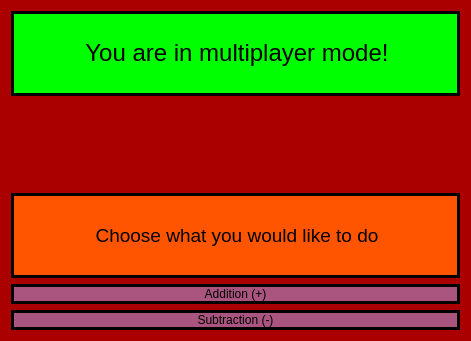
<?xml version="1.0" encoding="UTF-8"?>
<ui version="4.0">
 <class>g1_multichoose</class>
 <widget class="QDialog" name="g1_multichoose">
  <property name="geometry">
   <rect>
    <x>0</x>
    <y>0</y>
    <width>471</width>
    <height>341</height>
   </rect>
  </property>
  <property name="windowTitle">
   <string>Dialog</string>
  </property>
  <property name="styleSheet">
   <string notr="true">background-color: rgb(170, 0, 0);
</string>
  </property>
  <layout class="QGridLayout" name="gridLayout">
   <item row="2" column="0">
    <widget class="QLabel" name="label">
     <property name="styleSheet">
      <string notr="true">font: 9pt &quot;Comic Sans MS&quot;;
border: 3px solid black;
background-color: rgb(255, 85, 0);</string>
     </property>
     <property name="text">
      <string>&lt;html&gt;&lt;head/&gt;&lt;body&gt;&lt;p align=&quot;center&quot;&gt;&lt;span style=&quot; font-size:14pt; color:#000000;&quot;&gt;Choose what you would like to do&lt;/span&gt;&lt;/p&gt;&lt;/body&gt;&lt;/html&gt;</string>
     </property>
    </widget>
   </item>
   <item row="4" column="0">
    <widget class="QPushButton" name="pushButton_2">
     <property name="styleSheet">
      <string notr="true">background-color: rgb(170, 85, 127);
font: 75 12pt &quot;Comic Sans MS&quot;;
border: 3px solid black;</string>
     </property>
     <property name="text">
      <string>Subtraction (-)</string>
     </property>
    </widget>
   </item>
   <item row="0" column="0">
    <widget class="QLabel" name="label_2">
     <property name="styleSheet">
      <string notr="true">font: 12pt &quot;Comic Sans MS&quot;;
border: 3px solid black;
background-color: rgb(0, 255, 0);
qproperty-alignment: AlignCenter;</string>
     </property>
     <property name="text">
      <string>&lt;html&gt;&lt;head/&gt;&lt;body&gt;&lt;p align=&quot;center&quot;&gt;&lt;span style=&quot; font-size:18pt;&quot;&gt;You are in multiplayer mode!&lt;/span&gt;&lt;/p&gt;&lt;/body&gt;&lt;/html&gt;</string>
     </property>
    </widget>
   </item>
   <item row="3" column="0">
    <widget class="QPushButton" name="pushButton">
     <property name="styleSheet">
      <string notr="true">background-color: rgb(170, 85, 127);
font: 75 12pt &quot;Comic Sans MS&quot;;
border: 3px solid black;</string>
     </property>
     <property name="text">
      <string>Addition (+)</string>
     </property>
    </widget>
   </item>
   <item row="1" column="0">
    <widget class="QLabel" name="label_3">
     <property name="styleSheet">
      <string notr="true">qproperty-alignment: AlignCenter;</string>
     </property>
     <property name="text">
      <string/>
     </property>
    </widget>
   </item>
  </layout>
 </widget>
 <resources/>
 <connections/>
</ui>
